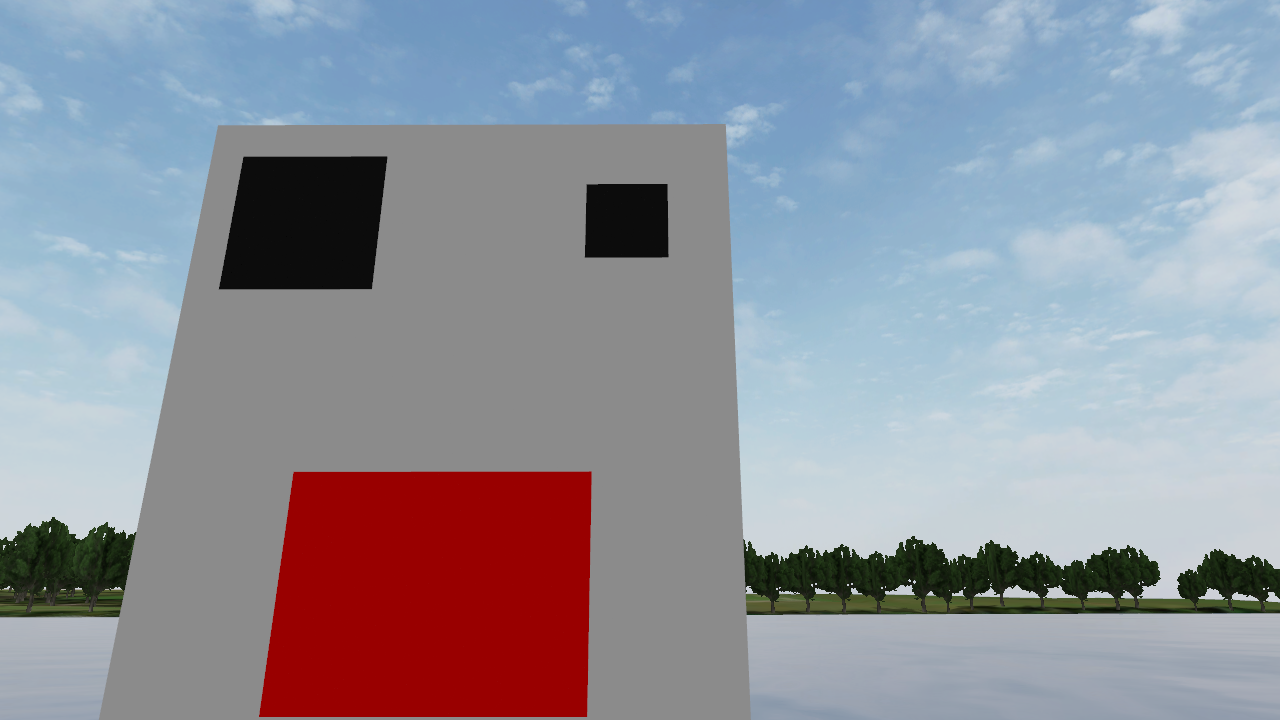
#> input picture src/fyp_wamv_project/fyp_wamv_project/example_images/left_camera_feed.png, 1280 x 720 px, found by its file name
$ python shape_detection.py
#> lines starting #> are read from the running program, lines starting #| are printed output that depends on the picture; after the words box and inside, x2 and y2 are one past the last pixel; in counts of white or black regions, pixels touching at a corner belong together
#> in main, frame is the input picture: shape (720, 1280, 3); mean B, G, R 157.1, 146.4, 144.6
### src/fyp_wamv_project/fyp_wamv_project/HSV_filter.py
import cv2
import numpy as np
import matplotlib.pyplot as plt

def add_HSV_filter(frame, lower, upper):
    # Convert BGR to HSV
    frame_hsv = cv2.cvtColor(frame.copy(), cv2.COLOR_BGR2HSV) # Copy the frame then perform color space conversion
#> frame_hsv: shape (720, 1280, 3); mean H, S, V 62.4, 59.1, 170.8

    # Create a mask using defined bounds
    mask = cv2.inRange(frame_hsv, lower, upper)
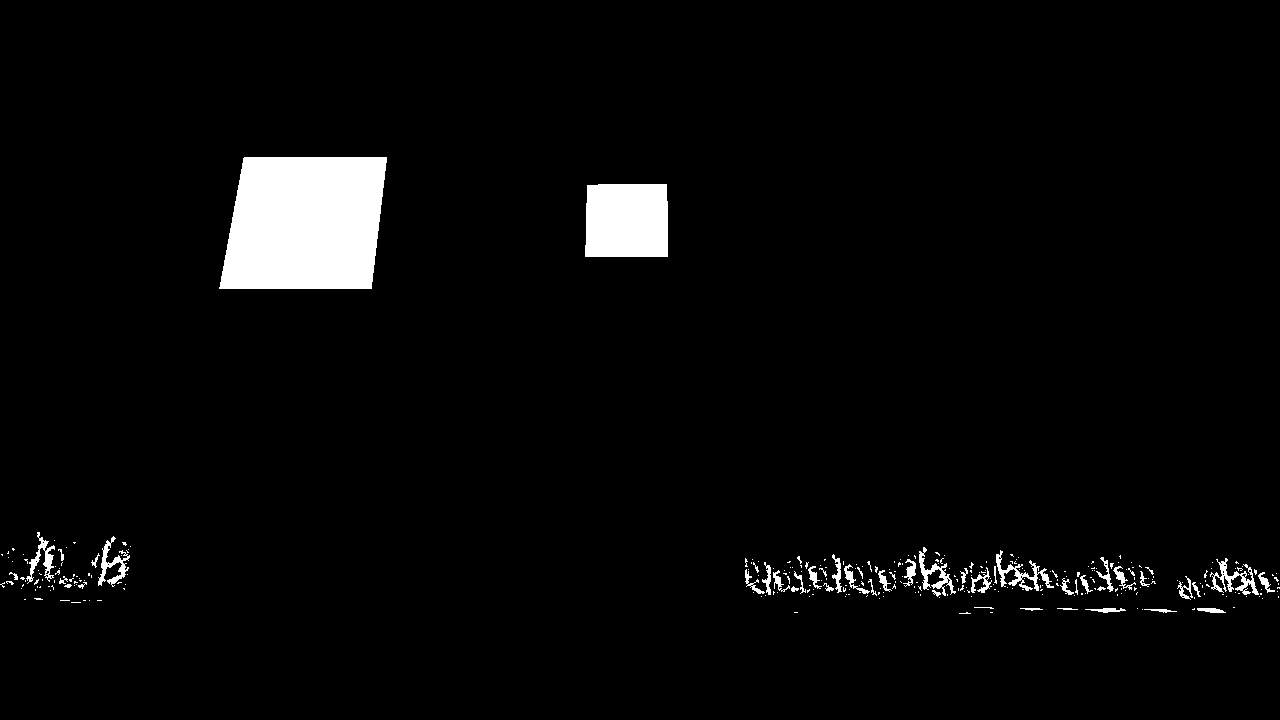
#> mask: shape (720, 1280); 3.5% white; 306 white regions (257 under 20 px), largest, box (x1, y1, x2, y2) and area: (219, 157, 387, 289) 19535, (585, 184, 668, 257) 5951, (996, 550, 1054, 591) 625

    # Apply the mask to get the filtered image
    filtered_frame_HSV = cv2.bitwise_and(frame, frame, mask=mask)
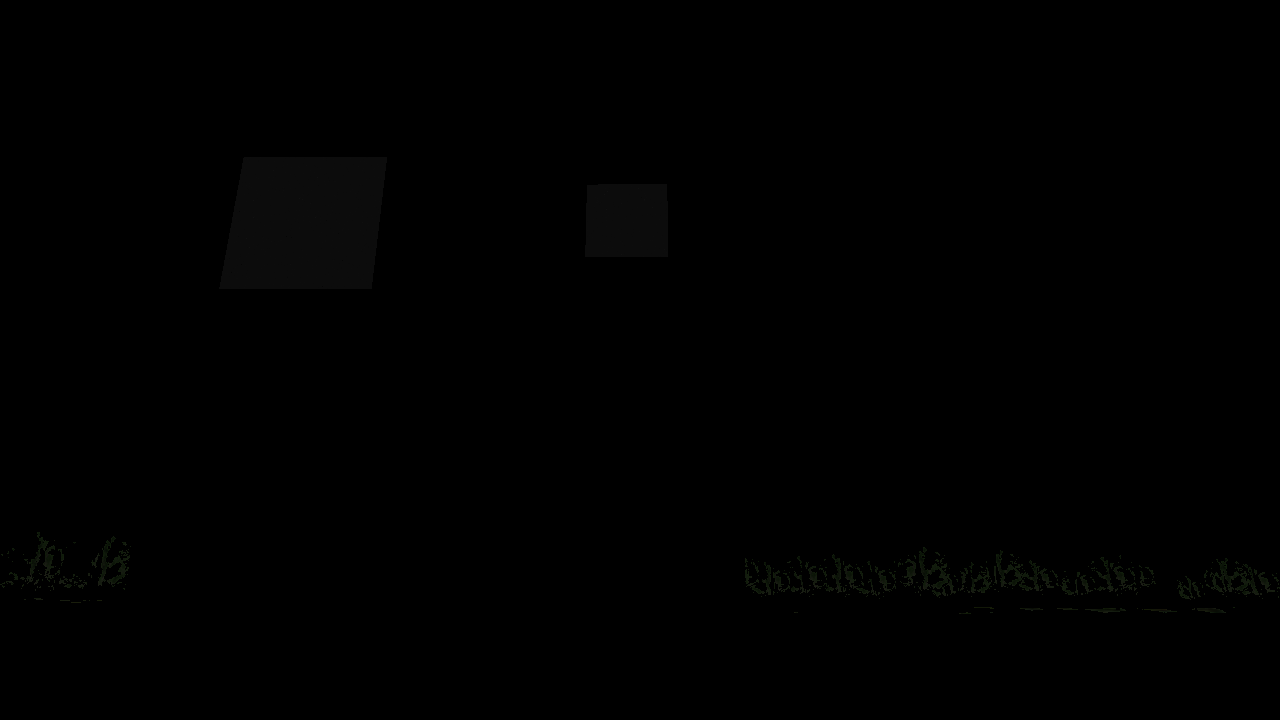
#> filtered_frame_HSV: shape (720, 1280, 3); mean B, G, R 0.4, 0.5, 0.5
    filtered_frame_BGR = cv2.cvtColor(filtered_frame_HSV, cv2.COLOR_HSV2BGR)
    cv2.normalize(filtered_frame_BGR, filtered_frame_BGR, alpha=0, beta=255, norm_type=cv2.NORM_MINMAX) # Normalize for better visualization
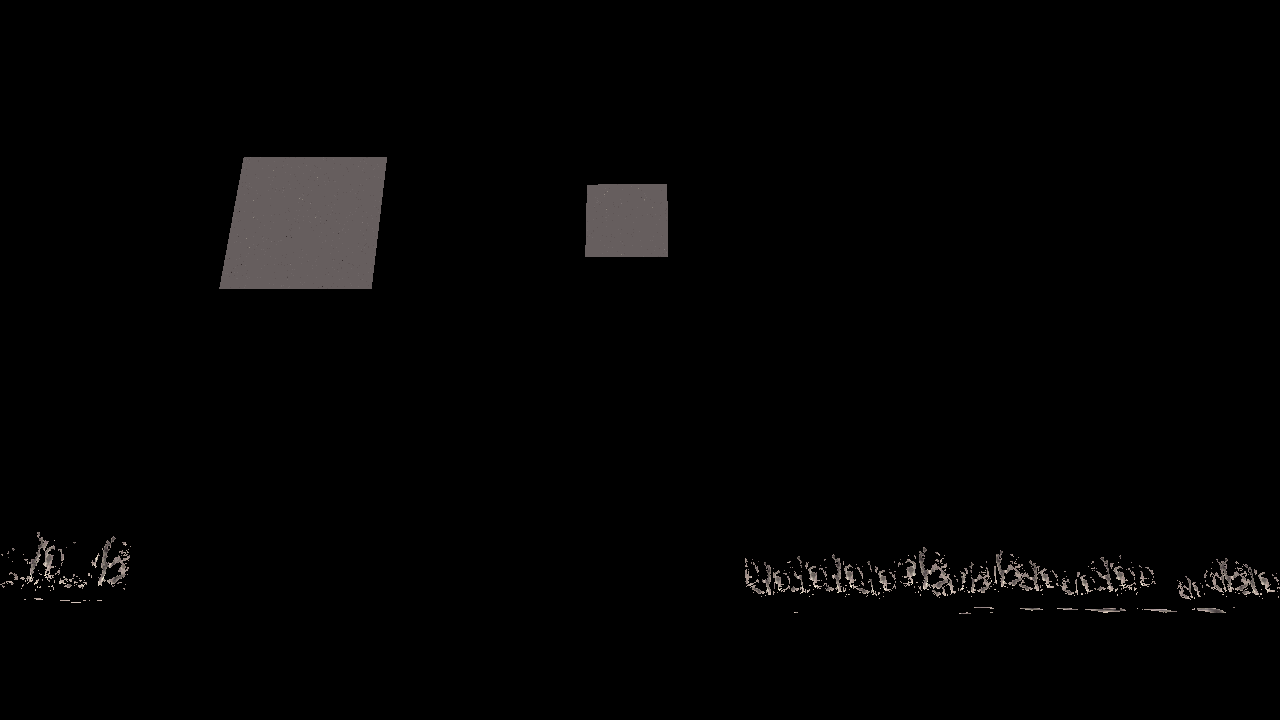
#> filtered_frame_BGR: shape (720, 1280, 3); mean B, G, R 3.5, 3.6, 3.9

    # [6 lines of commented-out code are left out]

    return mask, filtered_frame_BGR

# [9 lines left out: function main, not called in this run]

# [2 lines that do not run on import are left out]

### src/fyp_wamv_project/fyp_wamv_project/shape_detection.py
import cv2
import numpy as np
import matplotlib.pyplot as plt
from fyp_wamv_project.HSV_filter import add_HSV_filter

def detect_shape(frame):
#> (the run stopped early here; a loop or call above may not have finished)

$ run again, with src/fyp_wamv_project/fyp_wamv_project/example_images/example_image_1.png copied over src/fyp_wamv_project/fyp_wamv_project/example_images/left_camera_feed.png
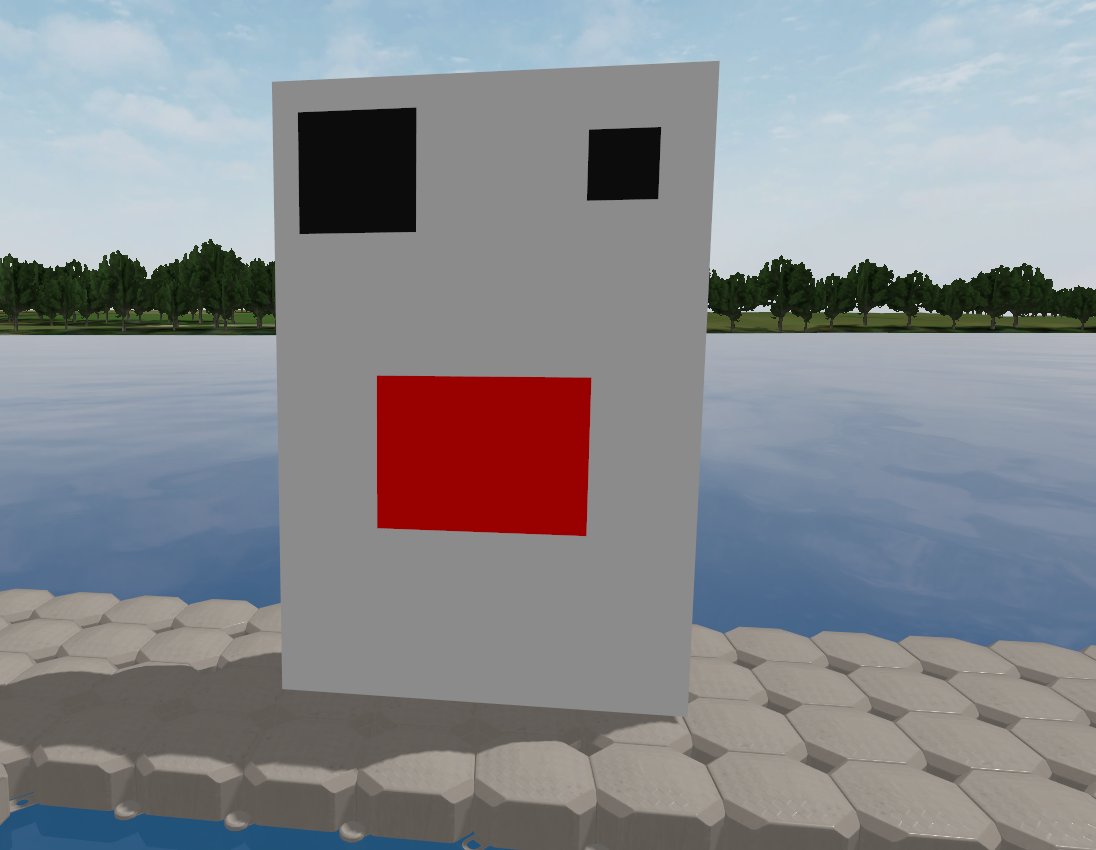
#> input picture src/fyp_wamv_project/fyp_wamv_project/example_images/example_image_1.png, 1096 x 850 px, found by its file name
#> in main, frame is the input picture: shape (850, 1096, 3); mean B, G, R 143.3, 138.2, 135.9
#> frame_hsv: shape (850, 1096, 3); mean H, S, V 52, 44.8, 152.7
#> in add_HSV_filter, `mask = cv2.inRange(frame_hsv, lower, upper)`:
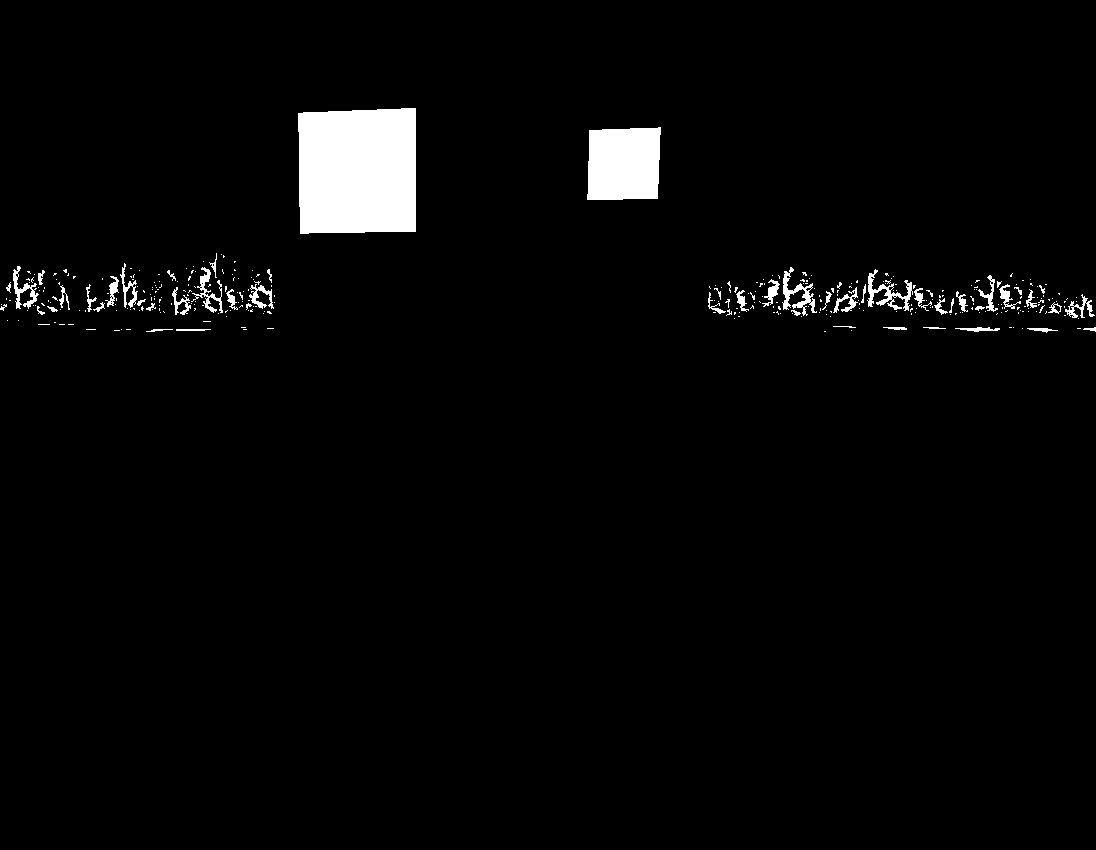
#> mask: shape (850, 1096); 2.8% white; 337 white regions (284 under 20 px), largest, box (x1, y1, x2, y2) and area: (298, 108, 416, 234) 14310, (587, 127, 661, 200) 5022, (867, 269, 913, 311) 583
#> in add_HSV_filter, `cv2.normalize(filtered_frame_BGR, filtered_frame_BGR, alpha=0, beta=25..`:
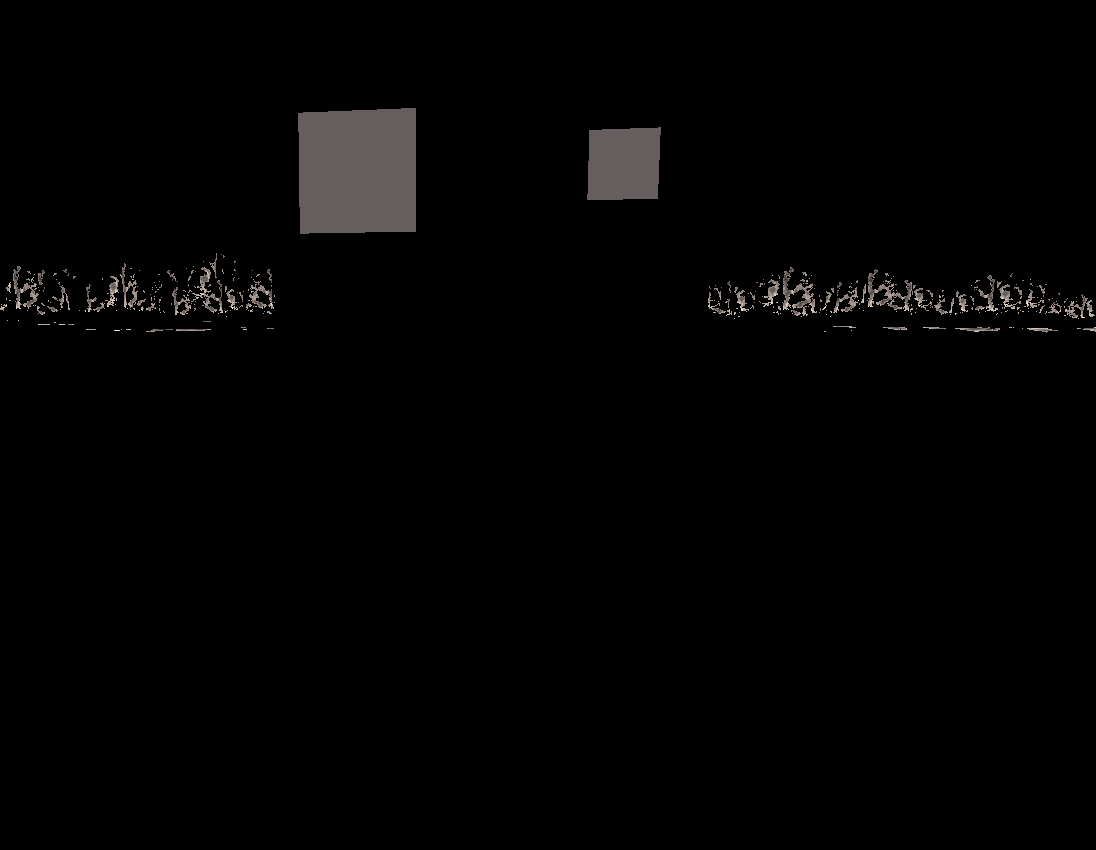
#> filtered_frame_BGR: shape (850, 1096, 3); mean B, G, R 2.9, 2.9, 3.2

$ run again, with src/fyp_wamv_project/fyp_wamv_project/example_images/right_camera_feed.png copied over src/fyp_wamv_project/fyp_wamv_project/example_images/left_camera_feed.png
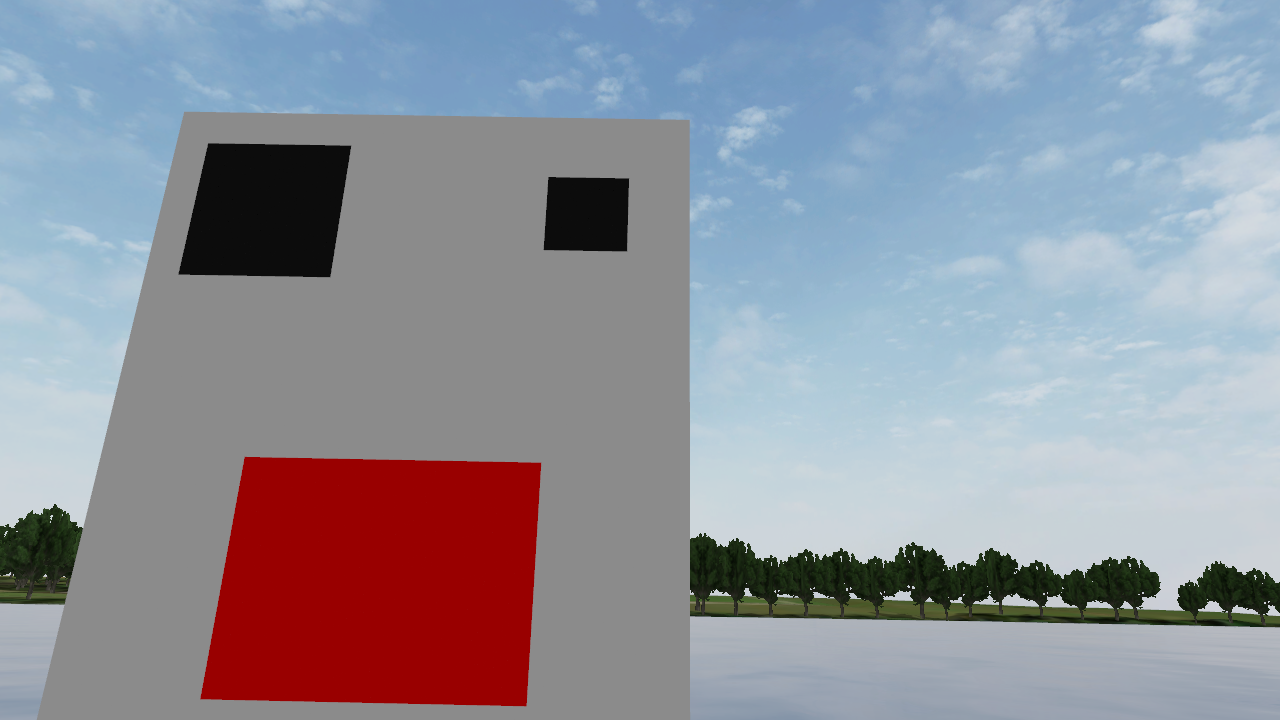
#> input picture src/fyp_wamv_project/fyp_wamv_project/example_images/right_camera_feed.png, 1280 x 720 px, found by its file name
#> in main, frame is the input picture: shape (720, 1280, 3); mean B, G, R 157, 146.3, 144.4
#> frame_hsv: shape (720, 1280, 3); mean H, S, V 61.8, 58.8, 170.6
#> in add_HSV_filter, `mask = cv2.inRange(frame_hsv, lower, upper)`:
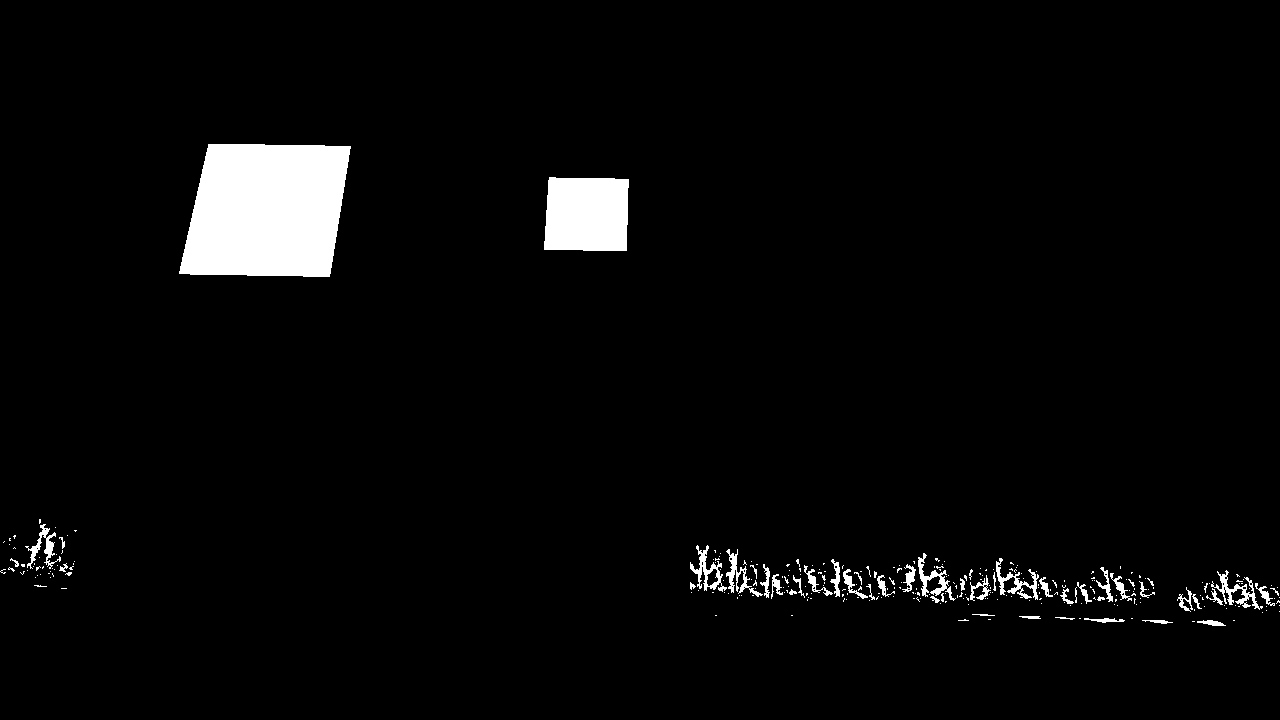
#> mask: shape (720, 1280); 3.5% white; 290 white regions (242 under 20 px), largest, box (x1, y1, x2, y2) and area: (179, 144, 351, 277) 19305, (544, 177, 629, 251) 5908, (1211, 570, 1263, 610) 533
#> in add_HSV_filter, `cv2.normalize(filtered_frame_BGR, filtered_frame_BGR, alpha=0, beta=25..`:
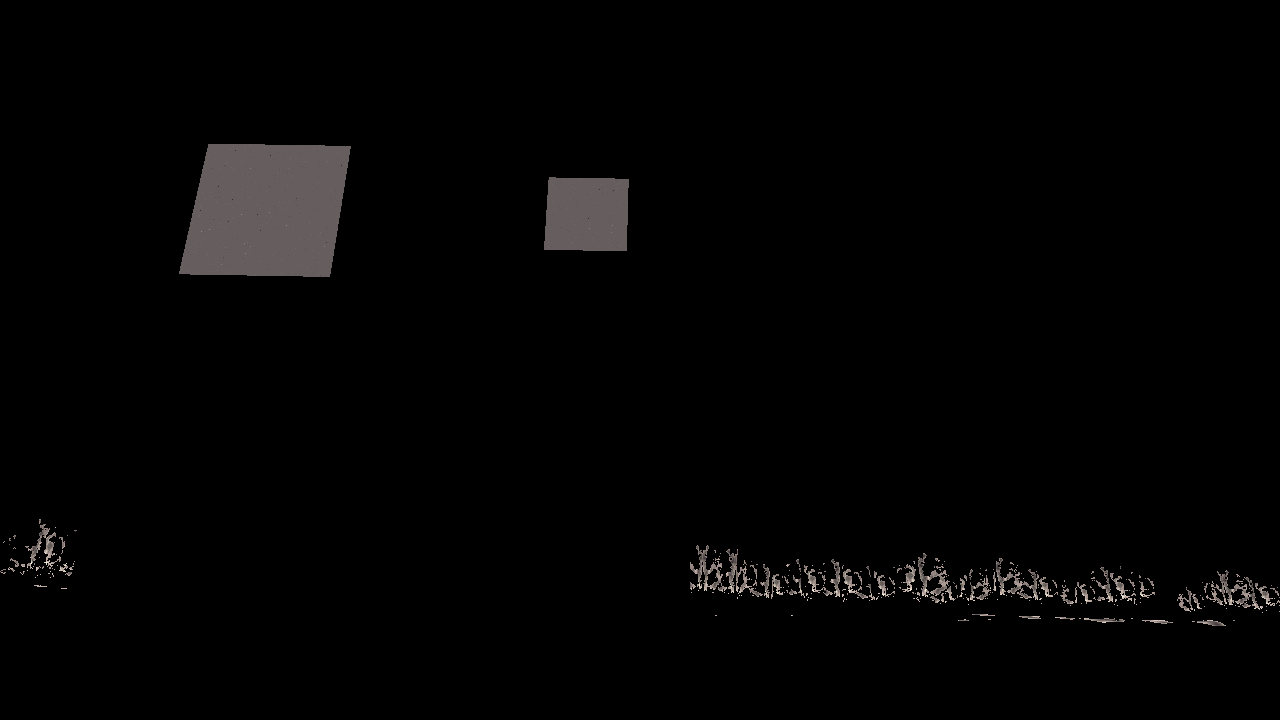
#> filtered_frame_BGR: shape (720, 1280, 3); mean B, G, R 3.5, 3.6, 3.9
